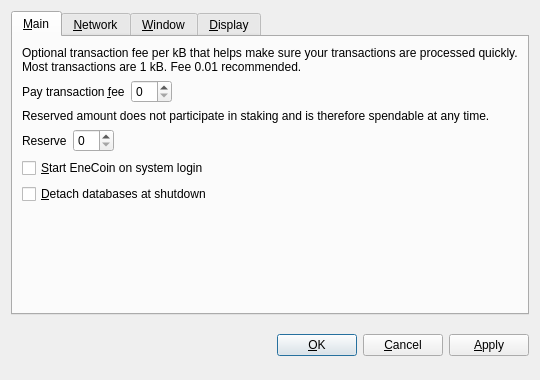
<?xml version="1.0" encoding="UTF-8"?>
<ui version="4.0">
 <class>OptionsDialog</class>
 <widget class="QDialog" name="OptionsDialog">
  <property name="geometry">
   <rect>
    <x>0</x>
    <y>0</y>
    <width>540</width>
    <height>380</height>
   </rect>
  </property>
  <property name="windowTitle">
   <string>Options</string>
  </property>
  <property name="modal">
   <bool>true</bool>
  </property>
  <layout class="QVBoxLayout" name="verticalLayout">
   <item>
    <widget class="QTabWidget" name="tabWidget">
     <property name="tabPosition">
      <enum>QTabWidget::North</enum>
     </property>
     <property name="currentIndex">
      <number>0</number>
     </property>
     <widget class="QWidget" name="tabMain">
      <attribute name="title">
       <string>&amp;Main</string>
      </attribute>
      <layout class="QVBoxLayout" name="verticalLayout_Main">
       <item>
        <widget class="QLabel" name="transactionFeeInfoLabel">
         <property name="text">
          <string>Optional transaction fee per kB that helps make sure your transactions are processed quickly. Most transactions are 1 kB. Fee 0.01 recommended.</string>
         </property>
         <property name="textFormat">
          <enum>Qt::PlainText</enum>
         </property>
         <property name="wordWrap">
          <bool>true</bool>
         </property>
        </widget>
       </item>
       <item>
        <layout class="QHBoxLayout" name="horizontalLayoutFee">
         <item>
          <widget class="QLabel" name="transactionFeeLabel">
           <property name="text">
            <string>Pay transaction &amp;fee</string>
           </property>
           <property name="textFormat">
            <enum>Qt::PlainText</enum>
           </property>
           <property name="buddy">
            <cstring>transactionFee</cstring>
           </property>
          </widget>
         </item>
         <item>
          <widget class="BitcoinAmountField" name="transactionFee"/>
         </item>
         <item>
          <spacer name="horizontalSpacerFee">
           <property name="orientation">
            <enum>Qt::Horizontal</enum>
           </property>
           <property name="sizeHint" stdset="0">
            <size>
             <width>40</width>
             <height>20</height>
            </size>
           </property>
          </spacer>
         </item>
        </layout>
       </item>
       <item>
        <widget class="QLabel" name="reserveBalanceInfoLabel">
         <property name="text">
          <string>Reserved amount does not participate in staking and is therefore spendable at any time.</string>
         </property>
         <property name="textFormat">
          <enum>Qt::PlainText</enum>
         </property>
         <property name="wordWrap">
          <bool>true</bool>
         </property>
        </widget>
       </item>
       <item>
        <layout class="QHBoxLayout" name="horizontalLayoutReserveBalance">
         <item>
          <widget class="QLabel" name="reserveBalanceLabel">
           <property name="text">
            <string>Reserve</string>
           </property>
           <property name="textFormat">
            <enum>Qt::PlainText</enum>
           </property>
           <property name="buddy">
            <cstring>reserveBalance</cstring>
           </property>
          </widget>
         </item>
         <item>
          <widget class="BitcoinAmountField" name="reserveBalance"/>
         </item>
         <item>
          <spacer name="horizontalSpacerReserveBalance">
           <property name="orientation">
            <enum>Qt::Horizontal</enum>
           </property>
           <property name="sizeHint" stdset="0">
            <size>
             <width>40</width>
             <height>20</height>
            </size>
           </property>
          </spacer>
         </item>
        </layout>
       </item>
       <item>
        <widget class="QCheckBox" name="bitcoinAtStartup">
         <property name="toolTip">
          <string>Automatically start EneCoin after logging in to the system.</string>
         </property>
         <property name="text">
          <string>&amp;Start EneCoin on system login</string>
         </property>
        </widget>
       </item>
       <item>
        <widget class="QCheckBox" name="detachDatabases">
         <property name="toolTip">
          <string>Detach block and address databases at shutdown. This means they can be moved to another data directory, but it slows down shutdown. The wallet is always detached.</string>
         </property>
         <property name="text">
          <string>&amp;Detach databases at shutdown</string>
         </property>
        </widget>
       </item>
       <item>
        <spacer name="verticalSpacer_Main">
         <property name="orientation">
          <enum>Qt::Vertical</enum>
         </property>
         <property name="sizeHint" stdset="0">
          <size>
           <width>20</width>
           <height>40</height>
          </size>
         </property>
        </spacer>
       </item>
      </layout>
     </widget>
     <widget class="QWidget" name="tabNetwork">
      <attribute name="title">
       <string>&amp;Network</string>
      </attribute>
      <layout class="QVBoxLayout" name="verticalLayout_Network">
       <item>
        <widget class="QCheckBox" name="mapPortUpnp">
         <property name="toolTip">
          <string>Automatically open the EneCoin client port on the router. This only works when your router supports UPnP and it is enabled.</string>
         </property>
         <property name="text">
          <string>Map port using &amp;UPnP</string>
         </property>
        </widget>
       </item>
       <item>
        <widget class="QCheckBox" name="connectSocks">
         <property name="toolTip">
          <string>Connect to the EneCoin network through a SOCKS proxy (e.g. when connecting through Tor).</string>
         </property>
         <property name="text">
          <string>&amp;Connect through SOCKS proxy:</string>
         </property>
        </widget>
       </item>
       <item>
        <layout class="QHBoxLayout" name="horizontalLayout_Network">
         <item>
          <widget class="QLabel" name="proxyIpLabel">
           <property name="text">
            <string>Proxy &amp;IP:</string>
           </property>
           <property name="textFormat">
            <enum>Qt::PlainText</enum>
           </property>
           <property name="buddy">
            <cstring>proxyIp</cstring>
           </property>
          </widget>
         </item>
         <item>
          <widget class="QValidatedLineEdit" name="proxyIp">
           <property name="maximumSize">
            <size>
             <width>140</width>
             <height>16777215</height>
            </size>
           </property>
           <property name="toolTip">
            <string>IP address of the proxy (e.g. 127.0.0.1)</string>
           </property>
          </widget>
         </item>
         <item>
          <widget class="QLabel" name="proxyPortLabel">
           <property name="text">
            <string>&amp;Port:</string>
           </property>
           <property name="textFormat">
            <enum>Qt::PlainText</enum>
           </property>
           <property name="buddy">
            <cstring>proxyPort</cstring>
           </property>
          </widget>
         </item>
         <item>
          <widget class="QLineEdit" name="proxyPort">
           <property name="maximumSize">
            <size>
             <width>55</width>
             <height>16777215</height>
            </size>
           </property>
           <property name="toolTip">
            <string>Port of the proxy (e.g. 9050)</string>
           </property>
          </widget>
         </item>
         <item>
          <widget class="QLabel" name="socksVersionLabel">
           <property name="text">
            <string>SOCKS &amp;Version:</string>
           </property>
           <property name="textFormat">
            <enum>Qt::PlainText</enum>
           </property>
           <property name="buddy">
            <cstring>socksVersion</cstring>
           </property>
          </widget>
         </item>
         <item>
          <widget class="QValueComboBox" name="socksVersion">
           <property name="toolTip">
            <string>SOCKS version of the proxy (e.g. 5)</string>
           </property>
          </widget>
         </item>
         <item>
          <spacer name="horizontalSpacer_Network">
           <property name="orientation">
            <enum>Qt::Horizontal</enum>
           </property>
           <property name="sizeHint" stdset="0">
            <size>
             <width>40</width>
             <height>20</height>
            </size>
           </property>
          </spacer>
         </item>
        </layout>
       </item>
       <item>
        <spacer name="verticalSpacer_Network">
         <property name="orientation">
          <enum>Qt::Vertical</enum>
         </property>
         <property name="sizeHint" stdset="0">
          <size>
           <width>20</width>
           <height>40</height>
          </size>
         </property>
        </spacer>
       </item>
      </layout>
     </widget>
     <widget class="QWidget" name="tabWindow">
      <attribute name="title">
       <string>&amp;Window</string>
      </attribute>
      <layout class="QVBoxLayout" name="verticalLayout_Window">
       <item>
        <widget class="QCheckBox" name="minimizeToTray">
         <property name="toolTip">
          <string>Show only a tray icon after minimizing the window.</string>
         </property>
         <property name="text">
          <string>&amp;Minimize to the tray instead of the taskbar</string>
         </property>
        </widget>
       </item>
       <item>
        <widget class="QCheckBox" name="minimizeOnClose">
         <property name="toolTip">
          <string>Minimize instead of exit the application when the window is closed. When this option is enabled, the application will be closed only after selecting Quit in the menu.</string>
         </property>
         <property name="text">
          <string>M&amp;inimize on close</string>
         </property>
        </widget>
       </item>
       <item>
        <spacer name="verticalSpacer_Window">
         <property name="orientation">
          <enum>Qt::Vertical</enum>
         </property>
         <property name="sizeHint" stdset="0">
          <size>
           <width>20</width>
           <height>40</height>
          </size>
         </property>
        </spacer>
       </item>
      </layout>
     </widget>
     <widget class="QWidget" name="tabDisplay">
      <attribute name="title">
       <string>&amp;Display</string>
      </attribute>
      <layout class="QVBoxLayout" name="verticalLayout_Display">
       <item>
        <layout class="QHBoxLayout" name="horizontalLayout_1_Display">
         <item>
          <widget class="QLabel" name="langLabel">
           <property name="text">
            <string>User Interface &amp;language:</string>
           </property>
           <property name="textFormat">
            <enum>Qt::PlainText</enum>
           </property>
           <property name="buddy">
            <cstring>lang</cstring>
           </property>
          </widget>
         </item>
         <item>
          <widget class="QValueComboBox" name="lang">
           <property name="toolTip">
            <string>The user interface language can be set here. This setting will take effect after restarting EneCoin.</string>
           </property>
          </widget>
         </item>
        </layout>
       </item>
       <item>
        <layout class="QHBoxLayout" name="horizontalLayout_2_Display">
         <item>
          <widget class="QLabel" name="unitLabel">
           <property name="text">
            <string>&amp;Unit to show amounts in:</string>
           </property>
           <property name="textFormat">
            <enum>Qt::PlainText</enum>
           </property>
           <property name="buddy">
            <cstring>unit</cstring>
           </property>
          </widget>
         </item>
         <item>
          <widget class="QValueComboBox" name="unit">
           <property name="toolTip">
            <string>Choose the default subdivision unit to show in the interface and when sending coins.</string>
           </property>
          </widget>
         </item>
        </layout>
       </item>
       <item>
        <widget class="QCheckBox" name="displayAddresses">
         <property name="toolTip">
          <string>Whether to show EneCoin addresses in the transaction list or not.</string>
         </property>
         <property name="text">
          <string>&amp;Display addresses in transaction list</string>
         </property>
        </widget>
       </item>
       <item>
        <widget class="QCheckBox" name="coinControlFeatures">
         <property name="toolTip">
          <string>Whether to show coin control features or not.</string>
         </property>
         <property name="text">
          <string>Display coin &amp;control features (experts only!)</string>
         </property>
        </widget>
       </item>
       <item>
        <spacer name="verticalSpacer_Display">
         <property name="orientation">
          <enum>Qt::Vertical</enum>
         </property>
         <property name="sizeHint" stdset="0">
          <size>
           <width>20</width>
           <height>40</height>
          </size>
         </property>
        </spacer>
       </item>
      </layout>
     </widget>
    </widget>
   </item>
   <item>
    <layout class="QHBoxLayout" name="horizontalLayout_Buttons">
     <item>
      <spacer name="horizontalSpacer_1">
       <property name="orientation">
        <enum>Qt::Horizontal</enum>
       </property>
       <property name="sizeHint" stdset="0">
        <size>
         <width>40</width>
         <height>48</height>
        </size>
       </property>
      </spacer>
     </item>
     <item>
      <widget class="QLabel" name="statusLabel">
       <property name="font">
        <font>
         <weight>75</weight>
         <bold>true</bold>
        </font>
       </property>
       <property name="text">
        <string/>
       </property>
       <property name="textFormat">
        <enum>Qt::PlainText</enum>
       </property>
       <property name="wordWrap">
        <bool>true</bool>
       </property>
      </widget>
     </item>
     <item>
      <spacer name="horizontalSpacer_2">
       <property name="orientation">
        <enum>Qt::Horizontal</enum>
       </property>
       <property name="sizeHint" stdset="0">
        <size>
         <width>40</width>
         <height>48</height>
        </size>
       </property>
      </spacer>
     </item>
     <item>
      <widget class="QPushButton" name="okButton">
       <property name="text">
        <string>&amp;OK</string>
       </property>
      </widget>
     </item>
     <item>
      <widget class="QPushButton" name="cancelButton">
       <property name="text">
        <string>&amp;Cancel</string>
       </property>
       <property name="autoDefault">
        <bool>false</bool>
       </property>
      </widget>
     </item>
     <item>
      <widget class="QPushButton" name="applyButton">
       <property name="text">
        <string>&amp;Apply</string>
       </property>
       <property name="autoDefault">
        <bool>false</bool>
       </property>
      </widget>
     </item>
    </layout>
   </item>
  </layout>
 </widget>
 <customwidgets>
  <customwidget>
   <class>BitcoinAmountField</class>
   <extends>QSpinBox</extends>
   <header>bitcoinamountfield.h</header>
  </customwidget>
  <customwidget>
   <class>QValueComboBox</class>
   <extends>QComboBox</extends>
   <header>qvaluecombobox.h</header>
  </customwidget>
  <customwidget>
   <class>QValidatedLineEdit</class>
   <extends>QLineEdit</extends>
   <header>qvalidatedlineedit.h</header>
  </customwidget>
 </customwidgets>
 <resources/>
 <connections/>
</ui>
